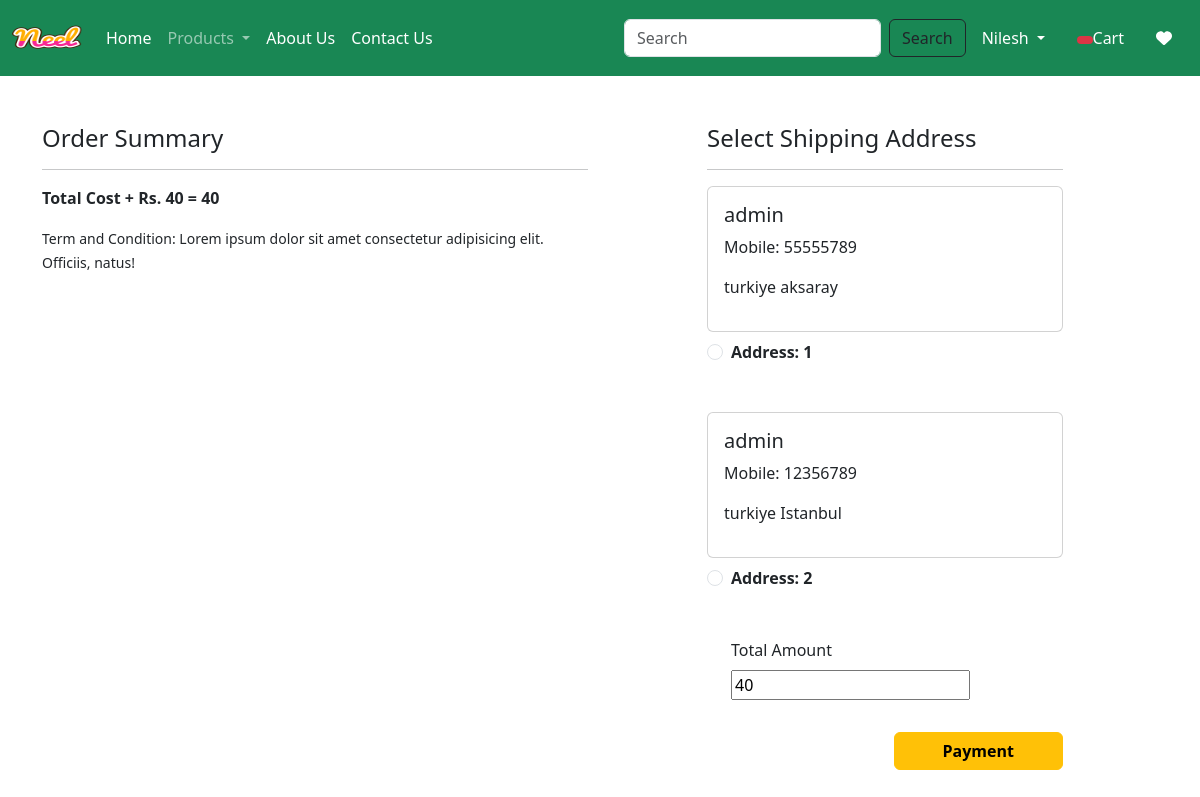
/checkout/ (signed in), run on an earlier commit of the app's database.
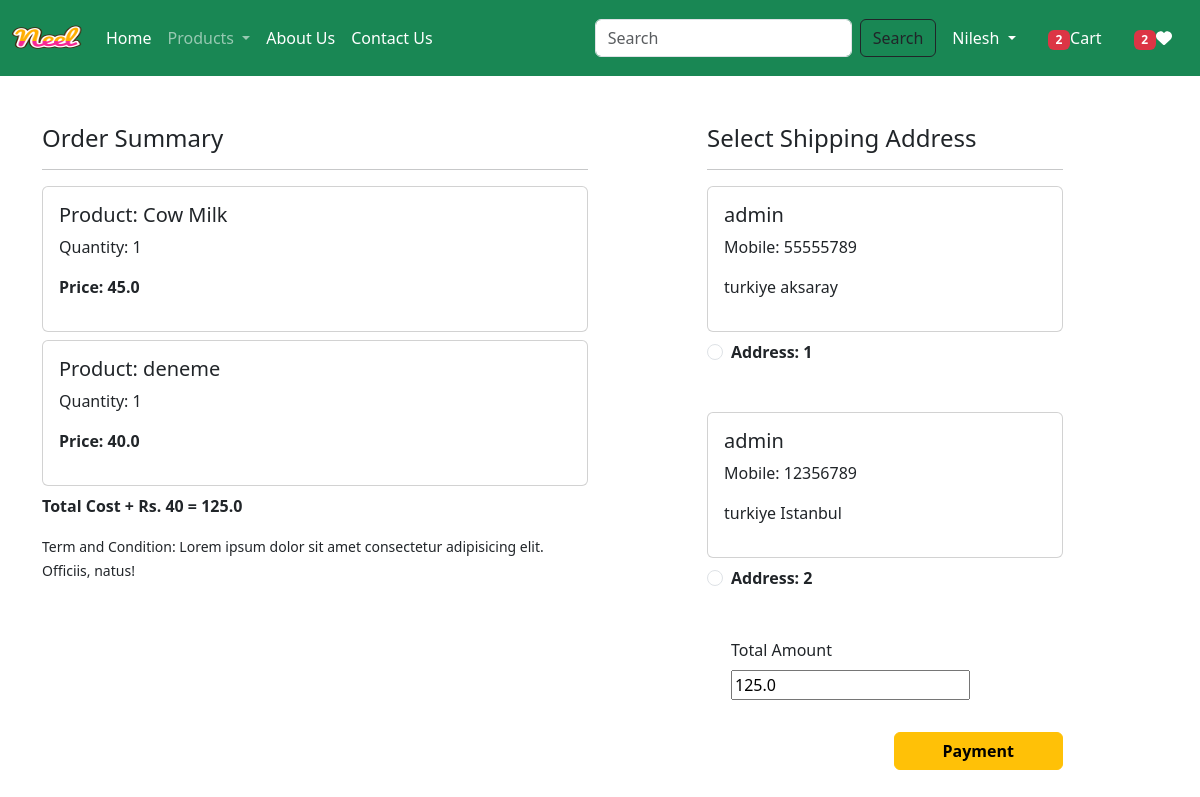
And on a later commit of the database.
### app/models.py (models this page shows, shortened)
class Customer(models.Model):
    user = models.ForeignKey(User, on_delete=models.CASCADE)
    name = models.CharField(max_length=200)
    locality = models.CharField(max_length=200)
    city = models.CharField(max_length=50)
    mobile = models.IntegerField(default=0)
    zipcode = models.IntegerField()

class Cart(models.Model):
    user = models.ForeignKey(User, on_delete=models.CASCADE)
    product = models.ForeignKey(Product, on_delete=models.CASCADE)
    quantity = models.PositiveIntegerField(default=1)

class Product(models.Model):
    title = models.CharField(max_length=100)
    selling_price = models.FloatField()
    discounted_price = models.FloatField()
    description = models.TextField()
    composition = models.TextField(default='')
    prodapp = models.TextField(default='')
    category = models.CharField(choices=CATEGORY_CHOICES, max_length=2)
    product_image = models.ImageField(upload_to='product')

### app/views.py (the view)
# urls.py: path("checkout/", views.checkout.as_view(), name="checkout"),
@method_decorator(login_required, name="dispatch")
class checkout(View):
    def get(self, request):
        totalitem = 0
        wishitem = 0
        if request.user.is_authenticated:
            totalitem = len(Cart.objects.filter(user=request.user))
            wishitem = len(WishList.objects.filter(user=request.user))
        user = request.user
        add = Customer.objects.filter(user=request.user)
        cart_items = Cart.objects.filter(user=request.user)
        famount = 0
        for p in cart_items:
            value = p.quantity * p.product.discounted_price
            famount = famount + value
        totalamount = famount + 40
        return render(request, "app/checkout.html", locals())

### app/templates/app/checkout.html (shortened to what this page needs)
{% extends 'app/base.html' %}
{% load static %}
{% block content %}
    <div class="container">
        <div class="row mt-5">
            <div class="col-sm-6">
                <h4>Order Summary</h4>
                <hr>
                {% for item in cart_items %}
                    <div class="card mb-2">
                        <div class="card-body">
                            <h5>Product: {{item.product.title}}</h5>
                            <p>Quantity: {{item.quantity}}</p>
                            <p class="fw-bold">Price: {{item.product.discounted_price}}</p>
                        </div>
                    </div>
                {% endfor %}
                <p class="fw-bold">Total Cost + Rs. 40 = {{totalamount}}</p>
                <small>Term and Condition: Lorem ipsum dolor sit amet consectetur adipisicing elit. Officiis, natus!</small>
            </div>
            <div class="col-sm-4 offset-sm-1">
                <h4>Select Shipping Address</h4>
                <hr>
                <form method="post" id="myform">
                    {% for ad in add %}
                    <div class="card">
                        <div class="card-body">
                            <h5>{{ad.name}}</h5>
                            <p>Mobile: {{ad.mobile}}</p>
                            <p>{{ad.locality}} {{ad.city}}</p>
                        </div>
                    </div>
                    <div class="form-check mt-2 mb-5">
                        <input class="form-check-input" type="radio" name="custid" id="custadd{{forloop.counter}}" value="{{ad.id}}">
                        <label class="form-check-label fw-bold" for="custadd{{forloop.counter}}">Address: {{forloop.counter}}</label>
                    </div>
                    {% endfor %}
                    <div class="form-check mb-3">
                        <label for="totamount" class="form-label">Total Amount</label>
                        <input type="number" name="form-control" name="totamount" value="{{totalamount}}" readonly>
                    </div>
                    <div class="text-end">
                        <button id="rzp-button1" type="submit" class="btn btn-warning mt-3 px-5 fw-bold">Payment</button>
                    </div>
                </form>
            </div>
        </div>
    </div>
{% endblock %}

What changed in the data, as far as the page shows it:
added Cart: product "Cow Milk", quantity "1", product.discounted_price "45.0"
added Cart: product "deneme", quantity "1", product.discounted_price "40.0"
Also different on the page:
{{ totalitem }}: (not shown) → "2"
{{ wishitem }}: (not shown) → "2"
{{ totalamount }}: "40" → "125.0"
form field form-control: "40" → "125.0"
